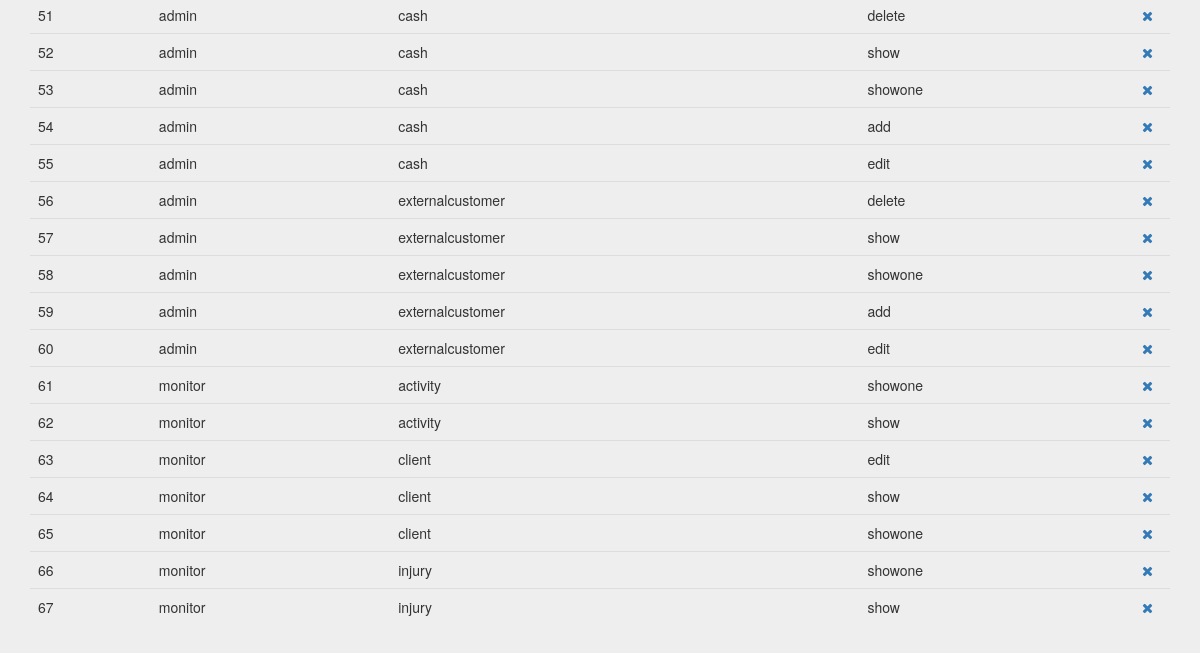
/index.php?controller=profileperm&action=show (signed in, lower part), run on an earlier commit of the app's database.
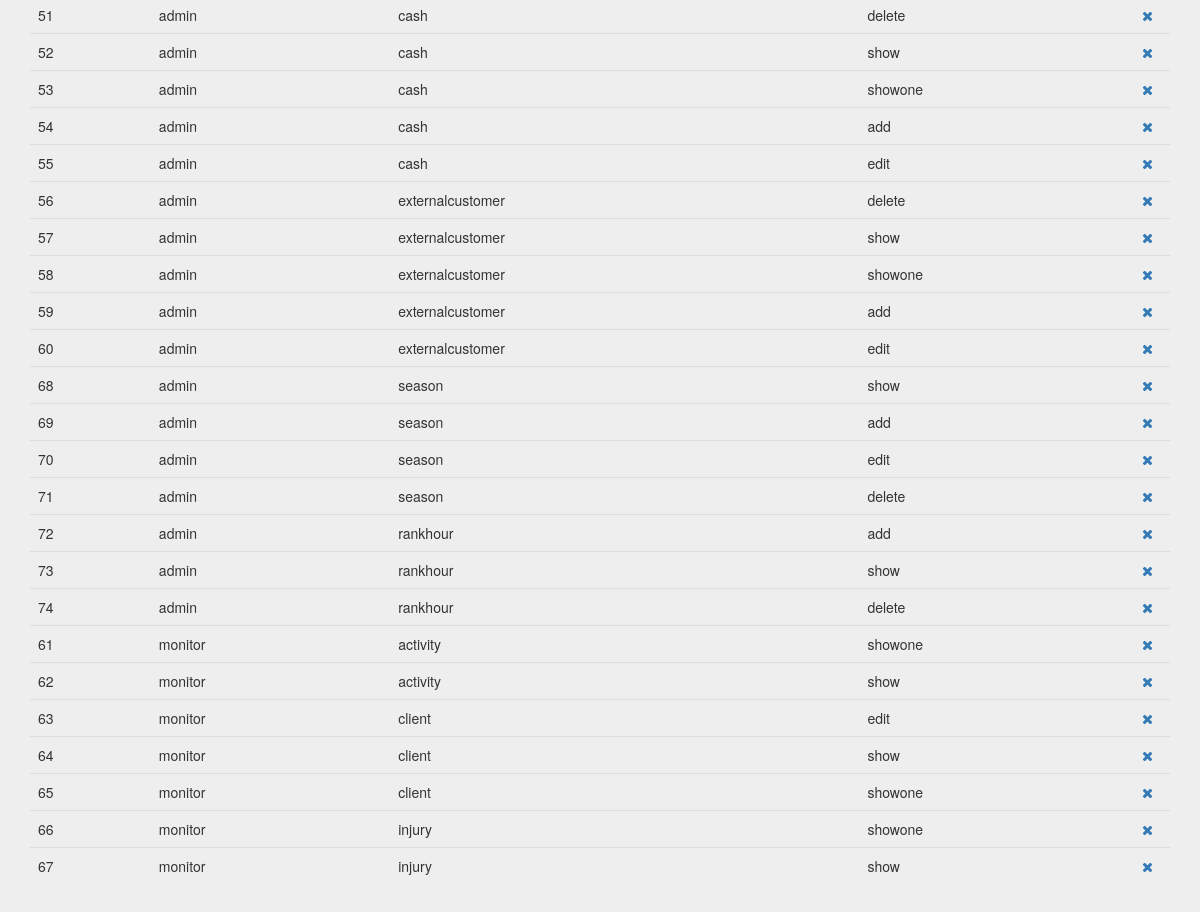
And on a later commit of the database.
### tables this page shows
create table `profile_perms` (
`id` int(11) not null,
  `profile` int(11) not null,
  `permission` int(11) not null
);

create table `profile` (
`id` int(11) not null,
  `profilename` varchar(25) not null
);

create table `permission` (
`id` int(11) not null,
  `controller` varchar(25) not null,
  `action` varchar(25) not null
);

### core/ViewManager.php (called while the page is built, shortened)
<?php
class ViewManager {
    private $fragmentContents = array();
    private $variables = array();
    private $currentFragment = self::DEFAULT_FRAGMENT;
    private $layout = "default";
    private function saveCurrentFragment() {
        $this->fragmentContents[$this->currentFragment].=ob_get_contents();
    }
    public function moveToFragment($name) {
        $this->currentFragment = $name;
    }
    public function getFragment($fragment, $default="") {
        if (!isset($this->fragmentContents[$fragment])) {
            return $default;
        }
        return $this->fragmentContents[$fragment];
    }
    public function setVariable($varname, $value, $flash=false) {
        $this->variables[$varname] = $value;
    }
    public function getVariable($varname, $default=NULL) {
        if (!isset($this->variables[$varname])) {
            return $default;
        }
        return $this->variables[$varname];
    }
    public function setLayout($layout) {
        $this->layout = $layout;
    }
    public function render($controller, $viewname) {
        include(__DIR__."/../Views/$controller/$viewname.php");
        $this->renderLayout();
    }
    private function renderLayout() {
        include(__DIR__."/../Views/layouts/".$this->layout.".php");
    }
    private static $viewmanager_singleton = NULL;
    public static function getInstance() {
        if (self::$viewmanager_singleton == null) {
            self::$viewmanager_singleton = new ViewManager();
        }
        return self::$viewmanager_singleton;
    }
}

### Controllers/PROFILEPERM_Controller.php (called while the page is built, shortened)
<?php
require_once(__DIR__."/../core/ViewManager.php");
require_once(__DIR__."/../Models/ProfilePerm.php");
require_once(__DIR__."/../Models/PROFILEPERM_Model.php");
class PROFILEPERM_Controller extends BaseController {
    private $profileMapper;
    private $permissionMapper;
    private $profilePermMapper;
    public function __construct() {
        $this->profileMapper = new PROFILE_Model();
        $this->permissionMapper = new PERMISSION_Model();
        $this->profilePermMapper = new PROFILEPERM_Model();
        $this->view->setLayout("default");
    }
    public function show(){
        $profiles = $this->profileMapper->fetch_all();
        $permissions = $this->permissionMapper->fetch_all();
        if (isset($_GET["orderby"])) {
            $profileperms = $this->profilePermMapper->fetch_all($_GET["orderby"]);
        } else {
            $profileperms = $this->profilePermMapper->fetch_all();
        }
        $this->view->setVariable("profiles", $profiles);
        $this->view->setVariable("permissions", $permissions);
        $this->view->setVariable("profileperms", $profileperms);
        $this->view->render("profileperm", "PROFILEPERM_SHOW_Vista");
    }
}

### index.php (called while the page is built, shortened)
<?php
function run() {
    try{
        $controller = loadController($_GET["controller"]);
        $actionName = $_GET["action"];
        $controller->$actionName();
    } catch(Exception $ex) {
        die($ex->getMessage());
  }
}
function loadController($controllerName) {
    return new $controllerClassName();
}
run();
?>

### Models/ProfilePerm.php (called while the page is built, shortened)
<?php
class ProfilePerm {
    private $id;
    private $profilename;
    private $controller;
    private $action;
    public function __construct($id=NULL, $profile=NULL, $permission=NULL, $profilename=NULL, $controller=NULL, $action=NULL) {
        $this->id = $id;
        $this->profilename = $profilename;
        $this->controller = $controller;
        $this->action = $action;
    }
    public function getID() {
        return $this->id;
    }
    public function getProfileName() {
        return $this->profilename;
    }
    public function getController() {
        return $this->controller;
    }
    public function getAction() {
        return $this->action;
    }
}

### Models/PROFILEPERM_Model.php (called while the page is built, shortened)
<?php
require_once(__DIR__."/../core/PDOConnection.php");
class PROFILEPERM_Model {
    private $db;
    public function __construct() {
        $this->db = PDOConnection::getInstance();
    }
    public function fetch_all($orderby = "profilename") {
        $join = "SELECT profile_perms.id as id, profile.profilename as profilename, permission.controller as controller, permission.action as action FROM profile_perms, profile, permission WHERE profile_perms.profile = profile.id AND profile_perms.permission = permission.id ORDER BY ".htmlspecialchars($orderby);
        $sql = $this->db->prepare($join);
        $sql->execute();
        $profileperms_db = $sql->fetchAll(PDO::FETCH_ASSOC);
        $profileperms = array();
        foreach ($profileperms_db as $profileperm) {
            array_push($profileperms, new ProfilePerm($profileperm["id"], NULL, NULL, $profileperm["profilename"], $profileperm["controller"], $profileperm["action"]));
        }
        return $profileperms;
    }
}

### core/PDOConnection.php (called while the page is built)
<?php
class PDOConnection {
    private static $dbhost = "127.0.0.1";
    private static $dbname = "moovett";
    private static $dbuser = "moovett";
    private static $dbpass = "moovett";
    private static $db_singleton = null;
    public static function getInstance() {
        if (self::$db_singleton == null) {
            self::$db_singleton = new PDO(
                "mysql:host=".self::$dbhost.";dbname=".self::$dbname.";charset=utf8",
                self::$dbuser,
                self::$dbpass,
                array(
                    PDO::ATTR_EMULATE_PREPARES => false,
                    PDO::ATTR_ERRMODE => PDO::ERRMODE_EXCEPTION
                )
            );
        }
        return self::$db_singleton;
    }
}
?>

### Views/profileperm/PROFILEPERM_SHOW_Vista.php (the view, shortened to what this page needs)
<?php
require_once(__DIR__."/../../core/ViewManager.php");
$view = ViewManager::getInstance();
$view->setVariable("title", "Manage Permissions");
$profileperms = $view->getVariable("profileperms");
?>
<div class="jumbotron">
    <div class="container">
        </div>
        <div ="top-buffer">
        <table class="table">
              <tbody>
        	  <?php foreach($profileperms as $profileperm){ ?>
                  <tr>
        	      <td><?php echo $profileperm->getID(); ?></td>
                  <td><?php echo $profileperm->getProfileName(); ?></td>
                  <td><?php echo $profileperm->getController(); ?></td>
                  <td><?php echo $profileperm->getAction(); ?></td>
                  <td>
                      <a href="index.php?controller=profileperm&action=delete&amp;id=<?php echo $profileperm->getID();  ?>" role="button" data-toggle="modal"><i class="fa fa-times" aria-hidden="true"></i></a>
                  </td>
                </tr>
        	<?php } ?>
              </tbody>
        </table>
      </div>
    </div>

### Views/layouts/default.php (shortened to what this page needs)
<?php
require_once(__DIR__."/../../core/ViewManager.php");
$view = ViewManager::getInstance();
?><!DOCTYPE html>
<html>
    <head>
	<link rel="stylesheet" href="css/bootstrap.min.css" type="text/css">
  <link rel="stylesheet" href="css/bootstrap-datepicker3.min.css" type="text/css">
  <link rel="stylesheet" href="css/bootstrap-multiselect.css" type="text/css"/>
  <link rel="stylesheet" href="font-awesome/css/font-awesome.min.css" type="text/css">
	<link rel="stylesheet" href="css/style.css" type="text/css">
    </head>
    <body>
	<main>
	    <?= $view->getFragment(ViewManager::DEFAULT_FRAGMENT) ?>
	</main>
    </body>
</html>

### css/style.css (style rules this page uses)
body { padding-top: 50px; padding-bottom: 20px; }

What changed in the data, as far as the page shows it:
added profile_perms: id "68", profile.profilename "admin", permission.controller "season", permission.action "show"
added profile_perms: id "69", profile.profilename "admin", permission.controller "season", permission.action "add"
added profile_perms: id "70", profile.profilename "admin", permission.controller "season", permission.action "edit"
added profile_perms: id "71", profile.profilename "admin", permission.controller "season", permission.action "delete"
added profile_perms: id "72", profile.profilename "admin", permission.controller "rankhour", permission.action "add"
added profile_perms: id "73", profile.profilename "admin", permission.controller "rankhour", permission.action "show"
added profile_perms: id "74", profile.profilename "admin", permission.controller "rankhour", permission.action "delete"
